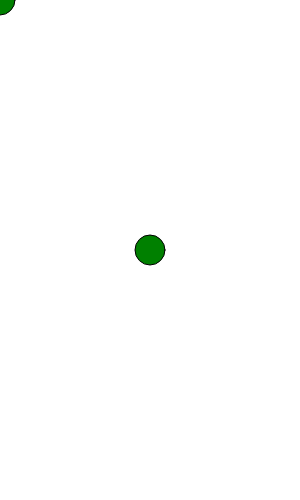
Frame 1 (no input)
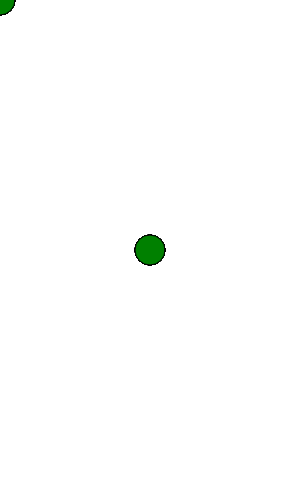
Frame 60 (no input)
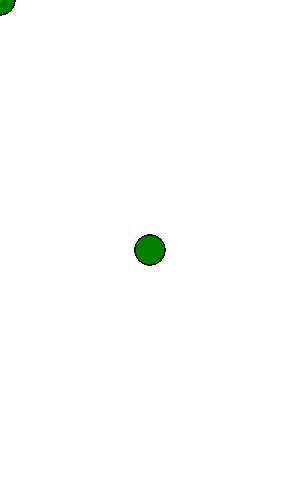
Frame 120 (the mouse pressed at the canvas centre since frame 60)

The p5.js sketch that drew these frames (run headless with seeded random() and noise() and a simulated clock; from frame 60 on, the mouse is pressed at the canvas centre):

// p5.js sketch
// ── sketch.js
// Project Title
// Your Name
// Date
//
// Extra for Experts:
// - describe what you did to take this project "above and beyond"

let m;

function setup() {
  createCanvas(300, 500);
  fill("green");
  m = new Mover(width / 2, height / 2);
}

function draw() {
  //background(220);
  circle(mouseX, mouseY, 30);
  m.draw();
}

// ── mover.js
class Mover {
  constructor(x, y) {
    this.x = x;
    this.y = y;
  }

  draw() {
    circle(this.x, this.y, 30);
  }
}

// ── style.css
html, body {
  margin: 0;
  padding: 0;
  background-color: #eee;
}

canvas {
  margin: 50px auto;
  display: block;
  background-color: white;
}
